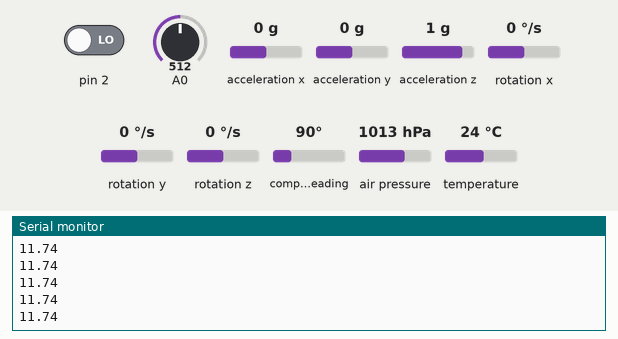
This sketch was run on a simulated Arduino Nano, built with avr-gcc and run on an emulated ATmega328P. On the bench: the last lines printed to the serial monitor. Inputs (shaded band) come from the test bench; at power-on: A0 = 512, pin 2 LOW, acceleration x 0 g, acceleration y 0 g, acceleration z 1 g, rotation x 0 °/s, rotation y 0 °/s, rotation z 0 °/s, compass heading 90°, air pressure 1013 hPa, temperature 24 °C. The sensor or clock chip raises its interrupt line as the real part does; no radio packets arrive unless stated.

Above: at 1.7 s.
1.8 s: A0 set to 716
At 1.83 s:
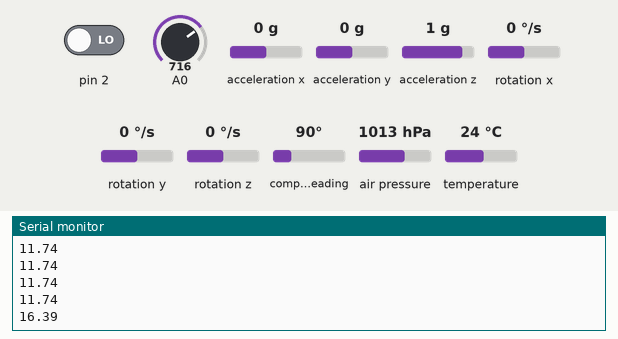
3.3 s: A0 set to 992
At 3.3 s:
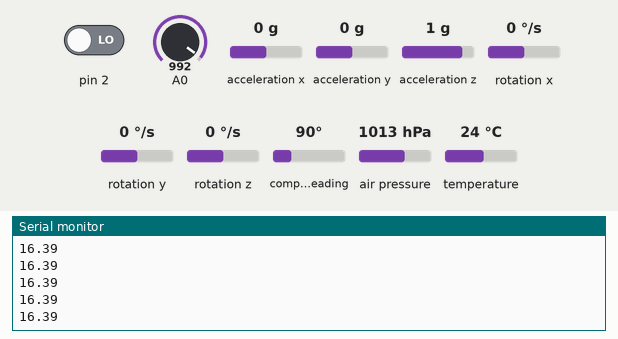
Timing chart, 0 to 6.3 s (numbered marks = the images above; inputs shaded):
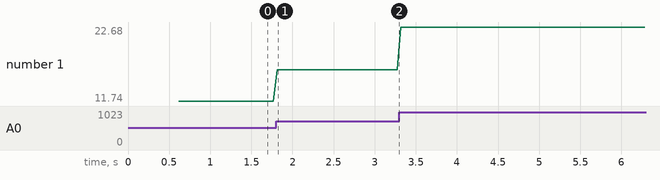

The sketch:

TX_programme.ino
```cpp
/*
      Ce programme destiné à un Arduino Nano embarqué sur le drone a pour but de récupérer les valeurs du
    capteur de pression BMP180 du magnétomètre GY-271 du gyroscope MPU6050 et du capteur de tension,
    de rassembler toutes ces données dans une structure de 9 octets sans fil en 2.4Ghz avec le module nRF24L01+
    et de les envoyer à un autre Arduino Nano relié à un ordinateur via le port USB. La plupart des fonctions
    vienne des sketchs d'exemples des librairies de chacun des modules, car la plupart font intervenir des
    notions et des calculs très complexes (transformations d'Euler, des communications via I²C) et bien
    qu'il soit possible de s'en passer, l'étude minutieuse des fiches techniques des constructeurs de
    chacun des modules serait nécessaire, ce qui prendrait énormément de temps et requièrerait de nombreuses
    connaissances. Cela n'étant pas l'objet de notre projet, nous nous contentons d'utiliser ces librairies
    qui fonctionnent très bien, malgré qu'elles ne soient peut-être pas optimisées pour notre usage spécifique
    (J'ai par ailleurs laissé certains commentaires de ces librairies afin de faciliter leurs compréhension).

*/
//#############NRF24L01##########
#include <Arduino.h>
#include <SPI.h>
#include <nRF24L01.h>
#include <RF24.h>

const uint64_t adresse =  12345;     //Adresse de la radio

RF24 radio(7, 8);         // Déclaration de la radio et affectation des pins 7 (CE) et 8 (CS) de l'arduino

typedef struct {          //Structure du paquet de 9 octets fixes qui sera transmis
  short roulis = 255;
  short tangage = 255;
  short lacet = 255;
  short pression = 255;
  byte pourcentage_batterie = 255;
  byte orientation = 255;
}
MyData;
MyData paquet;
//######### BMP 180 #########   //Insertion des bibliothèques de chacun des capteurs / module
#include <SFE_BMP180.h>
#include <Wire.h>
SFE_BMP180 pressure;
double baseline;

//######### GY-271 ###########
#include <Wire.h>
#include <Adafruit_Sensor.h>
#include <Adafruit_HMC5883_U.h>
Adafruit_HMC5883_Unified mag = Adafruit_HMC5883_Unified(12345);

//######### MPU6050 ##########
#include "I2Cdev.h"
#include "MPU6050_6Axis_MotionApps20.h"
#if I2CDEV_IMPLEMENTATION == I2CDEV_ARDUINO_WIRE
#include "Wire.h"
#endif
MPU6050 mpu;
#define OUTPUT_READABLE_YAWPITCHROLL
#define LED_PIN 13 // (Arduino is 13, Teensy is 11, Teensy++ is 6)
bool blinkState = false;

bool dmpReady = false;  // set true if DMP init was successful
uint8_t mpuIntStatus;   // holds actual interrupt status byte from MPU
uint8_t devStatus;      // return status after each device operation (0 = success, !0 = error)
uint16_t packetSize;    // expected DMP packet size (default is 42 bytes)
uint16_t fifoCount;     // count of all bytes currently in FIFO
uint8_t fifoBuffer[64];

Quaternion q;           // [w, x, y, z]         quaternion container
VectorInt16 aa;         // [x, y, z]            accel sensor measurements
VectorInt16 aaReal;     // [x, y, z]            gravity-free accel sensor measurements
VectorInt16 aaWorld;    // [x, y, z]            world-frame accel sensor measurements
VectorFloat gravity;    // [x, y, z]            gravity vector
float euler[3];         // [psi, theta, phi]    Euler angle container
float ypr[3];           // [yaw, pitch, roll]   yaw/pitch/roll container and gravity vector
struct structure {
  int r;
  int t;
  int l;
};
structure data;
uint8_t teapotPacket[14] = { '$', 0x02, 0, 0, 0, 0, 0, 0, 0, 0, 0x00, 0x00, '\r', '\n' };
volatile bool mpuInterrupt = false;     // indicates whether MPU interrupt pin has gone high
void dmpDataReady() {
  mpuInterrupt = true;
}
//#######################################  SETUP  ##########################################################

void setup() {          //Initialisation des capteurs et du module de transmission
  Serial.begin(9600);


  //#######BMP180######
  baseline = getPressure();
  if (!pressure.begin()){
    Serial.println("BMP180 crash");    //Ces écritures sur le port de série permettent de trouver plus rapidement une éventuelle erreur de branchement
}
  baseline = getPressure();
  //#######GY-271#######
 if(!mag.begin()){
    Serial.println("GY-271 crash");    //Ces écritures sur le port de série permettent de trouver plus rapidement une éventuelle erreur de branchement
  }
  //#######MPU6050#######
  #if I2CDEV_IMPLEMENTATION == I2CDEV_ARDUINO_WIRE
  Wire.begin();               //Début de la communication I²C, tous les capteurs (sauf celui de tension) fonctionnent avec ce protocole
                              //Heureusemet la carte maitresse peut parler jusqu'à 128 cartes esclaves en même temps du moment qu'elles ont des adresses différentes
  TWBR = 24; // 400kHz I2C clock (200kHz if CPU is 8MHz). Comment this line if having compilation difficulties with TWBR.
#elif I2CDEV_IMPLEMENTATION == I2CDEV_BUILTIN_FASTWIRE
  Fastwire::setup(400, true);
#endif
  mpu.initialize();
  if (mpu.testConnection() == 0) {
    Serial.println("MPU6050 crash");      //Ces écritures sur le port de série permettent de trouver plus rapidement une éventuelle erreur de branchement
  }
  devStatus = mpu.dmpInitialize();
  mpu.setXGyroOffset(220);
  mpu.setYGyroOffset(76);
  mpu.setZGyroOffset(-85);
  mpu.setZAccelOffset(1788); // 1688 factory default for my test chip

  if (devStatus == 0) {           //Initialisation du gyroscope
    mpu.setDMPEnabled(true);
    attachInterrupt(0, dmpDataReady, RISING);
    mpuIntStatus = mpu.getIntStatus();
    dmpReady = true;
    packetSize = mpu.dmpGetFIFOPacketSize();
  } else {
    Serial.print(F("DMP Initialization failed (code "));
    Serial.print(devStatus);
    Serial.println(F(")"));
  }
      //#######NRF24L01#######    //Initialisation du module de transmission
  radio.begin();
  radio.setPALevel(RF24_PA_MIN);   //Définit le gain de la radio
  //radio.setChannel(108);
  radio.setAutoAck(false);        //L'AutoAck est un protocole qui permet de demander le renvoi d'un paquet si ce dernier est perdu,
                                  //mais il est plus intéressant dans notre cas d'en envoyer le plus possible pour que le receveur en ait le maximum
  radio.setDataRate(RF24_250KBPS);//Définition du débit, plus de débit -> moins de portée et vice versa

  radio.openWritingPipe(adresse);//Ouverture du tunnel d'écriture

  if(!radio.available()){
    //Serial.println("Nrf24l01 crash");       //Ces écritures sur le port de série permettent de trouver plus rapidement une éventuelle erreur de branchement
  }

}

//############MPU6050############

structure MPU6050(){            //Lecture des valeurs yaw pitch roll (roulis tangage et lacet) du gyroscope, cette fonction supprime les effets gravitationnels, stocke les valeurs dans un buffeur avant de les retourner
  while (!mpuInterrupt && fifoCount < packetSize) {

  }
  // reset interrupt flag and get INT_STATUS byte
  mpuInterrupt = false;
  mpuIntStatus = mpu.getIntStatus();
  // get current FIFO count
  fifoCount = mpu.getFIFOCount();
  // check for overflow (this should never happen unless our code is too inefficient)
  if ((mpuIntStatus & 0x10) || fifoCount == 1024) {
    // reset so we can continue cleanly
    mpu.resetFIFO();
    Serial.println("FIFO overflow");
    // otherwise, check for DMP data ready interrupt (this should happen frequently)
  } else if (mpuIntStatus & 0x02) {
    //Serial.println("118");
    // wait for correct available data length, should be a VERY short wait
    while (fifoCount < packetSize) fifoCount = mpu.getFIFOCount();
    // read a packet from FIFO
    mpu.getFIFOBytes(fifoBuffer, packetSize);
    mpu.resetFIFO();
    // track FIFO count here in case there is > 1 packet available
    // (this lets us immediately read more without waiting for an interrupt)
    fifoCount -= packetSize;
    // display Euler angles in degrees
    mpu.dmpGetQuaternion(&q, fifoBuffer);
    mpu.dmpGetGravity(&gravity, &q);
    mpu.dmpGetYawPitchRoll(ypr, &q, &gravity);
    data.r = ypr[0] * 180 / 3.14;
    data.t = ypr[1] * 180 / 3.14;
    data.l = ypr[2] * 180 / 3.14;


    return(data);


  }
}

//#########BMP180#########
double getPressure()
{
  char status;
  double T,P,p0,a;
  status = pressure.startTemperature();
  if (status != 0)
  {
    delay(status);
    status = pressure.getTemperature(T);
    if (status != 0)
    {
      status = pressure.startPressure(3);
      if (status != 0)
      {
        delay(status);
        status = pressure.getPressure(P,T);
        if (status != 0)
        {
          return(P);
        }
      }}}}

//##########GY-271##########

int magsensor(){                //Lecture de la valeur du magnétomètre
  sensors_event_t event;
  mag.getEvent(&event);
  float heading = atan2(event.magnetic.y, event.magnetic.x);
  float declinationAngle = 0.22;
  heading += declinationAngle;
  if(heading < 0)
    heading += 2*PI;    //Ces lignes permettent de pouvoir faire un tour en bouclant
  if(heading > 2*PI)
    heading -= 2*PI;
  float headingDegrees = heading * 180/M_PI;
  return(headingDegrees);


}

//##########Capteur tension########
int pourcentage_batterie(){
  int pourcentage = analogRead(0);
  return(pourcentage);
}


//#######################################    LOOP    ########################################################
void loop() {
  MPU6050();
  double a,P;
  P = getPressure();
  a = pressure.altitude(P,baseline);       //Lecure des valeurs grâce aux fonctions
  int orientation = magsensor();
  float batterie = pourcentage_batterie() * 0.0228 + 0.065;

  paquet.roulis = data.r % 180;   //Les données du gyroscope sont mit au modulo pour pouvoir faire un tour complet
  paquet.tangage = data.t % 180;
  paquet.lacet = data.l % 180;
  paquet.pression = short(a);
  paquet.pourcentage_batterie = int(map(batterie, 10.5,12.6,0,100));
  paquet.orientation = int(map(orientation, 0, 360, 0,255));
  /*Serial.print(paquet.roulis);            //Affichage des valeurs sur le moniteur de série (facultatif)
  Serial.print(",");
  Serial.print(paquet.tangage);
  Serial.print(",");
  Serial.print(paquet.lacet);
  Serial.print(",");
  Serial.print(paquet.pression);
  Serial.print(",");
  Serial.print(paquet.pourcentage_batterie);
  Serial.print(",");
  Serial.print(paquet.orientation);
  Serial.println(" ");
  */
  radio.write(&paquet, 10);          //Transfert de la structure de 9 octet

  Serial.println(batterie);
}
```

Measured:
- after the input at 1.8 s, the serial monitor: prints a new line at once (image 1)
- plotted number 1: 11.74 → 16.39 after the input at 1.8 s, 16.39 → 22.68 after the input at 3.3 s
